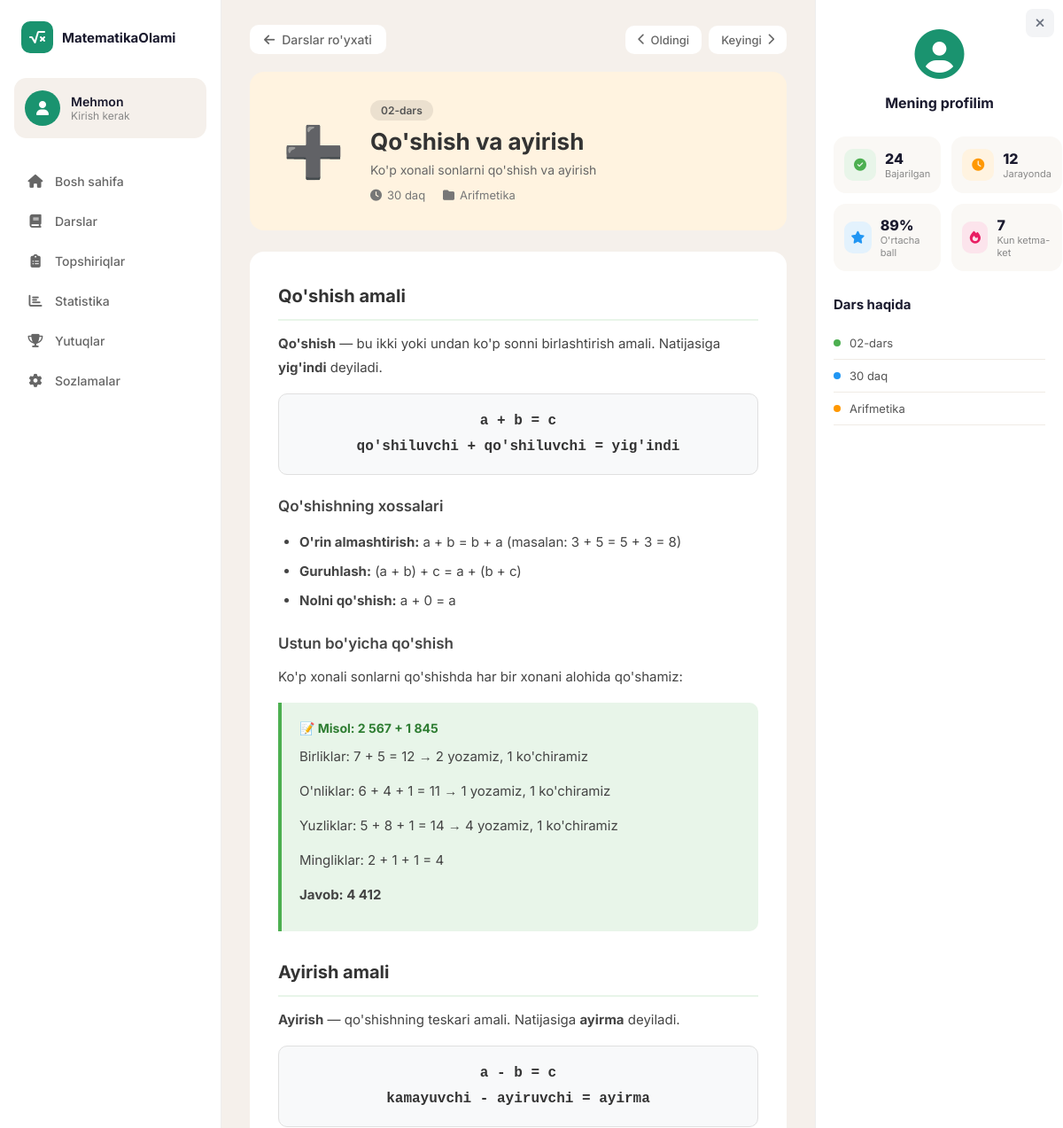
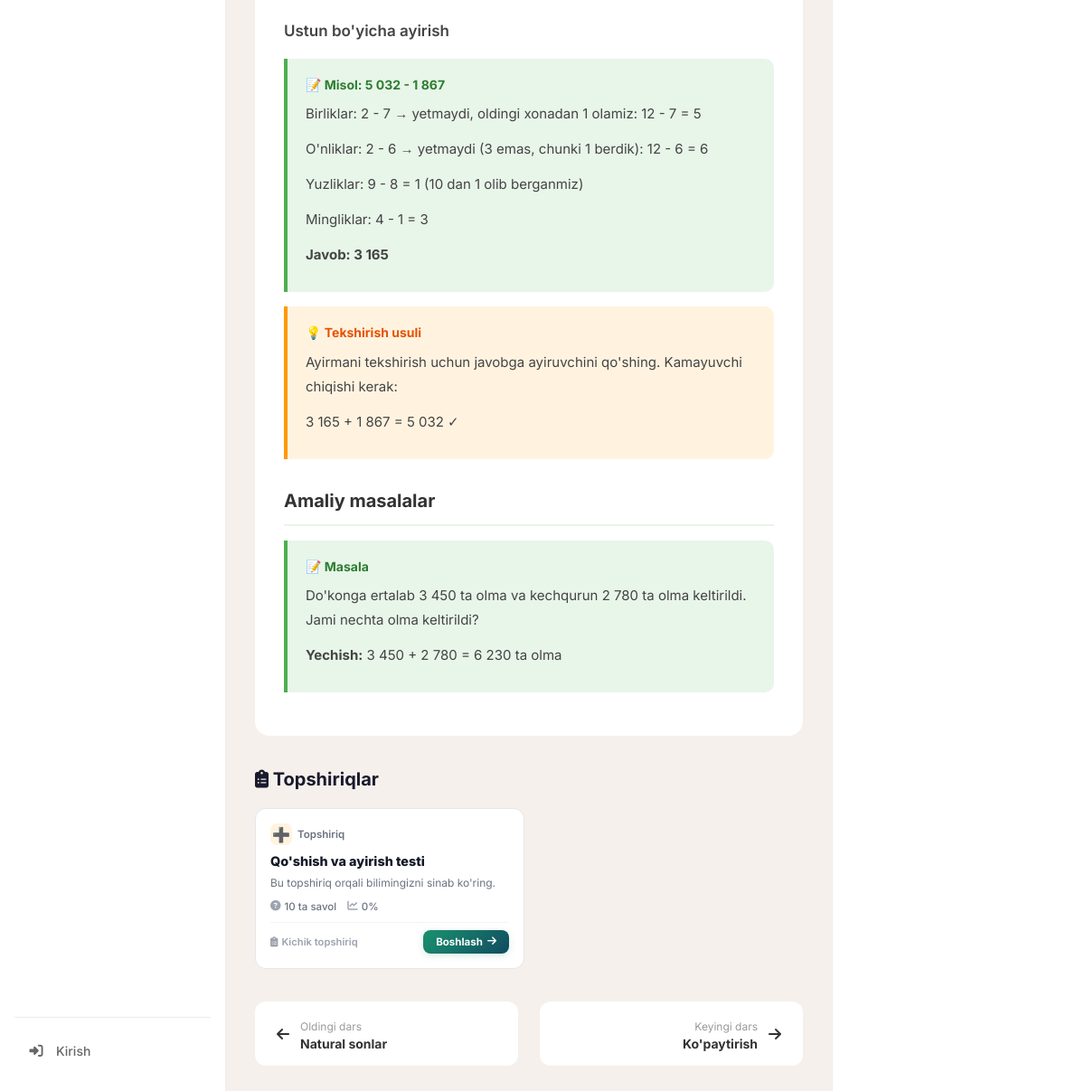
Screenshot of /darslar/2/ with the database file from the repository (2 pictures, top to bottom).
### apps/models.py (models this page shows, shortened)
class Dars(models.Model):
    HOLAT_CHOICES = [
        ('tugallangan', 'Tugallangan'),
        ('jarayonda', 'Jarayonda'),
        ('qulflangan', 'Qulflangan'),
    ]
    raqam = models.CharField(max_length=10)
    nomi = models.CharField(max_length=200)
    tavsif = models.TextField()
    icon = models.CharField(max_length=50)
    rang = models.CharField(max_length=20, default='#e8f5e9')
    davomiylik = models.CharField(max_length=50)
    holat = models.CharField(max_length=20, choices=HOLAT_CHOICES, default='qulflangan')
    kategoriya = models.ForeignKey(Kategoriya, on_delete=models.SET_NULL, null=True, blank=True, related_name='darslar')
    tartib = models.PositiveIntegerField(default=0)
    mazmun = models.TextField(blank=True, help_text="Dars matni (HTML yoki oddiy matn)")
    class Meta:
        ordering = ['tartib']
        verbose_name = 'Dars'
        verbose_name_plural = 'Darslar'

class Kategoriya(models.Model):
    nomi = models.CharField(max_length=100)
    tartib = models.PositiveIntegerField(default=0)
    class Meta:
        ordering = ['tartib']
        verbose_name = 'Kategoriya'
        verbose_name_plural = 'Kategoriyalar'

class Topshiriq(models.Model):
    TURI_CHOICES = [
        ('kichik', 'Kichik topshiriq'),
        ('pastki', 'Pastki topshiriq'),
    ]
    mavzu = models.ForeignKey(Mavzu, on_delete=models.SET_NULL, null=True, blank=True, related_name='topshiriqlar')
    dars = models.ForeignKey(Dars, on_delete=models.CASCADE, related_name='topshiriqlar', null=True, blank=True)
    nomi = models.CharField(max_length=200)
    tavsif = models.TextField(blank=True)
    icon = models.CharField(max_length=50, blank=True)
    rang = models.CharField(max_length=20, default='#e8f5e9')
    savollar = models.PositiveIntegerField(default=0)
    foiz = models.PositiveIntegerField(default=0)
    progress_rang = models.CharField(max_length=20, blank=True)
    btn_rang = models.CharField(max_length=20, blank=True)
    turi = models.CharField(max_length=20, choices=TURI_CHOICES, default='kichik')
    rasm_url = models.URLField(blank=True)
    tartib = models.PositiveIntegerField(default=0)
    class Meta:
        ordering = ['tartib']
        verbose_name = 'Topshiriq'
        verbose_name_plural = 'Topshiriqlar'

class UmumiyStatistika(models.Model):
    umumiy_ball = models.PositiveIntegerField(default=82)
    bajarilgan = models.PositiveIntegerField(default=24)
    jarayonda = models.PositiveIntegerField(default=12)
    umumiy_soat = models.PositiveIntegerField(default=47)
    ketma_ket_kun = models.PositiveIntegerField(default=7)
    ortacha_ball_foiz = models.PositiveIntegerField(default=89)
    yulduzcha = models.PositiveIntegerField(default=150)
    class Meta:
        verbose_name = 'Umumiy statistika'
        verbose_name_plural = 'Umumiy statistika'
    @classmethod
    def get(cls):
        obj, _ = cls.objects.get_or_create(pk=1)
        return obj

### apps/views.py (the view)
# urls.py: path('darslar/<int:pk>/', views.dars_detail, name='dars_detail'),
def dars_detail(request, pk):
    import re as _re
    from django.utils.html import escape as _escape
    from django.utils.safestring import mark_safe as _mark_safe
    dars = get_object_or_404(Dars, pk=pk)
    stat = UmumiyStatistika.get()
    oldingi = Dars.objects.filter(tartib__lt=dars.tartib).order_by('-tartib').first()
    keyingi = Dars.objects.filter(tartib__gt=dars.tartib).order_by('tartib').first()
    topshiriqlar = dars.topshiriqlar.all()
    mazmun = dars.mazmun or ''
    if mazmun and not _re.search(r'<[a-zA-Z]', mazmun):
        mazmun_html = _mark_safe(
            '<p>' + _escape(mazmun).replace('\r\n', '\n').replace('\n\n', '</p><p>').replace('\n', '<br>') + '</p>'
        )
    else:
        mazmun_html = _mark_safe(mazmun)
    context = {
        'dars': dars,
        'mazmun_html': mazmun_html,
        'stat': stat,
        'oldingi': oldingi,
        'keyingi': keyingi,
        'topshiriqlar': topshiriqlar,
    }
    return render(request, 'dars_detail.html', context)

### templates/dars_detail.html (shortened to what this page needs)
{% extends 'base.html' %}
{% block content %}
            <div class="detail-nav">
                <a href="{% url 'darslar' %}" class="detail-back-btn">
                    <i class="fas fa-arrow-left"></i> Darslar ro'yxati
                </a>
                <div class="detail-nav-arrows">
                    {% if oldingi %}
                    <a href="{% url 'dars_detail' oldingi.pk %}" class="detail-arrow-btn" title="{{ oldingi.nomi }}">
                        <i class="fas fa-chevron-left"></i> Oldingi
                    </a>
                    {% endif %}
                    {% if keyingi %}
                    <a href="{% url 'dars_detail' keyingi.pk %}" class="detail-arrow-btn" title="{{ keyingi.nomi }}">
                        Keyingi <i class="fas fa-chevron-right"></i>
                    </a>
                    {% endif %}
                </div>
            </div>
            <div class="dars-detail-header" style="background: {{ dars.rang }}">
                <div class="dars-detail-icon">{{ dars.icon }}</div>
                <div class="dars-detail-info">
                    <span class="dars-detail-number">{{ dars.raqam }}-dars</span>
                    <h1>{{ dars.nomi }}</h1>
                    <p>{{ dars.tavsif }}</p>
                    <div class="dars-detail-meta">
                        <span><i class="fas fa-clock"></i> {{ dars.davomiylik }}</span>
                        {% if dars.kategoriya %}
                        <span><i class="fas fa-folder"></i> {{ dars.kategoriya.nomi }}</span>
                        {% endif %}
                    </div>
                </div>
            </div>
            <section class="section">
                <div class="dars-detail-content">
                    {{ mazmun_html }}
                </div>
            </section>
            {% if topshiriqlar %}
            <section class="section">
                <h2 class="section-title"><i class="fas fa-clipboard-list"></i> Topshiriqlar</h2>
                <div class="darslar-grid">
                    {% for top in topshiriqlar %}
                    <a href="{% url 'topshiriq_detail' top.pk %}" class="dars-card">
                        <div class="dars-card-top">
                            <div class="dars-card-subj">
                                <span class="dars-icon" style="background: {{ top.rang|default:'#f3f4f6' }};">{{ top.icon|default:'📝' }}</span>
                                Topshiriq
                            </div>
                        </div>
                        <h3 class="dars-card-title">{{ top.nomi }}</h3>
                        <p class="dars-card-desc">{{ top.tavsif|default:"Bu topshiriq orqali bilimingizni sinab ko'ring." }}</p>
                        <div class="dars-card-info">
                            <span><i class="fas fa-question-circle"></i> {{ top.savollar }} ta savol</span>
                            <span><i class="fas fa-chart-line"></i> {{ top.foiz }}%</span>
                        </div>
                        <div class="dars-card-bottom">
                            <span class="dars-card-meta">
                                <i class="fas fa-clipboard-list"></i> {{ top.get_turi_display }}
                            </span>
                            <span class="dars-card-btn">Boshlash <i class="fas fa-arrow-right"></i></span>
                        </div>
                    </a>
                    {% endfor %}
                </div>
            </section>
            {% endif %}
            <div class="dars-detail-footer">
                {% if oldingi %}
                <a href="{% url 'dars_detail' oldingi.pk %}" class="dars-footer-btn dars-footer-prev">
                    <i class="fas fa-arrow-left"></i>
                    <div>
                        <span>Oldingi dars</span>
                        <strong>{{ oldingi.nomi }}</strong>
                    </div>
                </a>
                {% else %}
                <div></div>
                {% endif %}
                {% if keyingi %}
                <a href="{% url 'dars_detail' keyingi.pk %}" class="dars-footer-btn dars-footer-next">
                    <div>
                        <span>Keyingi dars</span>
                        <strong>{{ keyingi.nomi }}</strong>
                    </div>
                    <i class="fas fa-arrow-right"></i>
                </a>
                {% endif %}
            </div>
{% endblock %}
{% block activity_title %}Dars haqida{% endblock %}
{% block activity_content %}
                <div class="activity-item">
                    <div class="activity-dot" style="background: #4caf50;"></div>
                    <span>{{ dars.raqam }}-dars</span>
                </div>
                <div class="activity-item">
                    <div class="activity-dot" style="background: #2196f3;"></div>
                    <span>{{ dars.davomiylik }}</span>
                </div>
                {% if dars.kategoriya %}
                <div class="activity-item">
                    <div class="activity-dot" style="background: #ff9800;"></div>
                    <span>{{ dars.kategoriya.nomi }}</span>
                </div>
                {% endif %}
{% endblock %}

### templates/base.html (shortened to what this page needs)
{% load static %}
<!DOCTYPE html>
<html lang="uz">
<head>
    <link rel="stylesheet" href="{% static 'css/style.css' %}">
    <link rel="stylesheet" href="https://cdnjs.cloudflare.com/ajax/libs/font-awesome/6.5.0/css/all.min.css">
</head>
<body>
    <div class="layout">
        <aside class="sidebar">
            <div class="sidebar-logo">
                <div class="logo-icon">
                    <i class="fas fa-square-root-variable"></i>
                </div>
                <span class="logo-text">MatematikaOlami</span>
            </div>
            <div class="user-card">
                <div class="user-avatar">
                    <i class="fas fa-user"></i>
                </div>
                <div class="user-info">
                    {% if user.is_authenticated %}
                    <span class="user-name">{{ user.first_name }} {{ user.last_name }}</span>
                    <span class="user-role">{% if user.profil.rol == 'oqituvchi' %}O'qituvchi{% else %}O'quvchi{% endif %}</span>
                    {% else %}
                    <span class="user-name">Mehmon</span>
                    <span class="user-role">Kirish kerak</span>
                    {% endif %}
                </div>
            </div>
            <nav class="sidebar-nav">
                <a href="{% url 'bosh_sahifa' %}" class="nav-item {% if request.resolver_match.url_name == 'bosh_sahifa' %}active{% endif %}">
                    <i class="fas fa-home"></i>
                    <span>Bosh sahifa</span>
                </a>
                <a href="{% url 'darslar' %}" class="nav-item {% if request.resolver_match.url_name == 'darslar' %}active{% endif %}">
                    <i class="fas fa-book"></i>
                    <span>Darslar</span>
                </a>
                <a href="{% url 'topshiriqlar' %}" class="nav-item {% if request.resolver_match.url_name == 'topshiriqlar' %}active{% endif %}">
                    <i class="fas fa-clipboard-list"></i>
                    <span>Topshiriqlar</span>
                </a>
                <a href="{% url 'statistika' %}" class="nav-item {% if request.resolver_match.url_name == 'statistika' %}active{% endif %}">
                    <i class="fas fa-chart-bar"></i>
                    <span>Statistika</span>
                </a>
                <a href="{% url 'yutuqlar' %}" class="nav-item {% if request.resolver_match.url_name == 'yutuqlar' %}active{% endif %}">
                    <i class="fas fa-trophy"></i>
                    <span>Yutuqlar</span>
                </a>
                <a href="{% url 'sozlamalar' %}" class="nav-item {% if request.resolver_match.url_name == 'sozlamalar' %}active{% endif %}">
                    <i class="fas fa-cog"></i>
                    <span>Sozlamalar</span>
                </a>
            </nav>
            <div class="user-actions">
                {% if user.is_authenticated %}
                <a href="{% url 'chiqish' %}" class="nav-item nav-item-logout">
                    <i class="fas fa-sign-out-alt"></i>
                    <span>Chiqish</span>
                </a>
                {% else %}
                <a href="{% url 'kirish' %}" class="nav-item">
                    <i class="fas fa-sign-in-alt"></i>
                    <span>Kirish</span>
                </a>
                {% endif %}
            </div>
        </aside>
        <main class="main-content">
            {% block content %}{% endblock %}
        </main>
        <aside class="right-sidebar" id="rightSidebar">
            <button id="rightSidebarClose" class="right-sidebar-close-btn" title="Yopish" aria-label="Yopish">
                <i class="fas fa-times"></i>
            </button>
            <div class="profile-section">
                <div class="profile-avatar">
                    <i class="fas fa-user-circle"></i>
                </div>
                <h3>Mening profilim</h3>
            </div>
            {% block right_sidebar %}
            <div class="stats-grid">
                <div class="stat-item">
                    <div class="stat-icon" style="background: #e8f5e9; color: #4caf50;">
                        <i class="fas fa-check-circle"></i>
                    </div>
                    <div class="stat-info">
                        <span class="stat-value">{{ stat.bajarilgan }}</span>
                        <span class="stat-label">Bajarilgan</span>
                    </div>
                </div>
                <div class="stat-item">
                    <div class="stat-icon" style="background: #fff3e0; color: #ff9800;">
                        <i class="fas fa-clock"></i>
                    </div>
                    <div class="stat-info">
                        <span class="stat-value">{{ stat.jarayonda }}</span>
                        <span class="stat-label">Jarayonda</span>
                    </div>
                </div>
                <div class="stat-item">
                    <div class="stat-icon" style="background: #e3f2fd; color: #2196f3;">
                        <i class="fas fa-star"></i>
                    </div>
                    <div class="stat-info">
                        <span class="stat-value">{{ stat.ortacha_ball_foiz }}%</span>
                        <span class="stat-label">O'rtacha ball</span>
                    </div>
                </div>
                <div class="stat-item">
                    <div class="stat-icon" style="background: #fce4ec; color: #e91e63;">
                        <i class="fas fa-fire"></i>
                    </div>
                    <div class="stat-info">
                        <span class="stat-value">{{ stat.ketma_ket_kun }}</span>
                        <span class="stat-label">Kun ketma-ket</span>
                    </div>
                </div>
            </div>
            <div class="recent-activity">
                <h4>{% block activity_title %}So'nggi faoliyat{% endblock %}</h4>
                {% block activity_content %}{% endblock %}
            </div>
            {% endblock %}
        </aside>
    </div>
</body>
</html>

### rows the page displays
Dars: icon "➕", raqam "02", nomi "Qo'shish va ayirish", tavsif "Ko'p xonali sonlarni qo'shish va ayirish", davomiylik "30 daq", kategoriya.nomi "Arifmetika"
Topshiriq: icon "➕", nomi "Qo'shish va ayirish testi", tavsif "Bu topshiriq orqali bilimingizni sinab ko'ring.", savollar "10", foiz "0", turi "Kichik topshiriq"
Dars: nomi "Natural sonlar"
Dars: nomi "Ko'paytirish"
UmumiyStatistika: bajarilgan "24", jarayonda "12", ortacha_ball_foiz "89", ketma_ket_kun "7"
